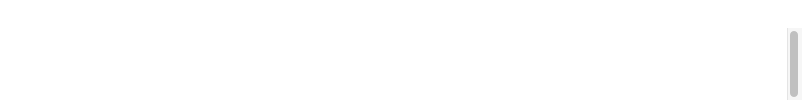
<?xml version="1.0" encoding="UTF-8"?>
<ui version="4.0">
 <class>TransfersWidget</class>
 <widget class="QWidget" name="TransfersWidget">
  <property name="geometry">
   <rect>
    <x>0</x>
    <y>0</y>
    <width>802</width>
    <height>100</height>
   </rect>
  </property>
  <property name="sizePolicy">
   <sizepolicy hsizetype="Expanding" vsizetype="Fixed">
    <horstretch>0</horstretch>
    <verstretch>0</verstretch>
   </sizepolicy>
  </property>
  <property name="minimumSize">
   <size>
    <width>0</width>
    <height>0</height>
   </size>
  </property>
  <property name="maximumSize">
   <size>
    <width>16777215</width>
    <height>16777215</height>
   </size>
  </property>
  <property name="windowTitle">
   <string/>
  </property>
  <property name="styleSheet">
   <string notr="true">#tvTransfers
{
    background-color: white;
    paint-alternating-row-colors-for-empty-area: false;
}

#sWidget, #wTableHeader
{
    background-color: white;
}

#wPauseResumeVisible
{
    width: 24px;
    min-width: 24px;
    max-width: 24px;
    height: 24px;
    min-height: 24px;
    max-height: 24px;
}

#wTableHeader QPushButton
{
	color: #666666;
	font-size: 12px;
    text-align: left;
	border: none;
	margin-right: 0;
    padding: 0;
}

#lHeaderStatus, #lHeaderTime
{
	color: #666666;
	font-size: 12px;
    text-align: left;
	border: none;
	margin-left: 0;
    padding: 0;
}


#lHeaderSpeed
{
	color: #666666;
	font-size: 12px;
    text-align: left;
	padding-left: 4px;
	margin-left 0;
	border: none;
}

TransferWidgetHeaderItem  QLabel
{
   color: #666666;
   font-size: 12px;
   text-align: left;
   border: none;
   margin-left: 0;
   padding: 0;
}
</string>
  </property>
  <layout class="QGridLayout" name="TransfersWidgetLayout">
   <property name="sizeConstraint">
    <enum>QLayout::SetDefaultConstraint</enum>
   </property>
   <property name="leftMargin">
    <number>0</number>
   </property>
   <property name="topMargin">
    <number>0</number>
   </property>
   <property name="rightMargin">
    <number>0</number>
   </property>
   <property name="bottomMargin">
    <number>0</number>
   </property>
   <property name="spacing">
    <number>0</number>
   </property>
   <item row="0" column="0">
    <widget class="QStackedWidget" name="sWidget">
     <property name="sizePolicy">
      <sizepolicy hsizetype="Expanding" vsizetype="Expanding">
       <horstretch>0</horstretch>
       <verstretch>0</verstretch>
      </sizepolicy>
     </property>
     <property name="minimumSize">
      <size>
       <width>0</width>
       <height>0</height>
      </size>
     </property>
     <property name="maximumSize">
      <size>
       <width>16777215</width>
       <height>16777215</height>
      </size>
     </property>
     <property name="currentIndex">
      <number>1</number>
     </property>
     <widget class="TransfersStateInfoWidget" name="pNoTransfers">
      <property name="sizePolicy">
       <sizepolicy hsizetype="Expanding" vsizetype="Expanding">
        <horstretch>0</horstretch>
        <verstretch>0</verstretch>
       </sizepolicy>
      </property>
      <property name="minimumSize">
       <size>
        <width>684</width>
        <height>0</height>
       </size>
      </property>
      <property name="maximumSize">
       <size>
        <width>16777215</width>
        <height>16777215</height>
       </size>
      </property>
      <layout class="QHBoxLayout" name="pNoTransfersLayout">
       <property name="spacing">
        <number>0</number>
       </property>
       <property name="leftMargin">
        <number>0</number>
       </property>
       <property name="topMargin">
        <number>0</number>
       </property>
       <property name="rightMargin">
        <number>0</number>
       </property>
       <property name="bottomMargin">
        <number>0</number>
       </property>
      </layout>
     </widget>
     <widget class="QWidget" name="pTransfers">
      <property name="sizePolicy">
       <sizepolicy hsizetype="Expanding" vsizetype="Expanding">
        <horstretch>0</horstretch>
        <verstretch>0</verstretch>
       </sizepolicy>
      </property>
      <property name="minimumSize">
       <size>
        <width>714</width>
        <height>0</height>
       </size>
      </property>
      <property name="maximumSize">
       <size>
        <width>16777215</width>
        <height>16777215</height>
       </size>
      </property>
      <layout class="QVBoxLayout" name="pTransfersLayout">
       <property name="spacing">
        <number>0</number>
       </property>
       <property name="leftMargin">
        <number>0</number>
       </property>
       <property name="topMargin">
        <number>0</number>
       </property>
       <property name="rightMargin">
        <number>0</number>
       </property>
       <property name="bottomMargin">
        <number>0</number>
       </property>
       <item>
        <widget class="QWidget" name="wTableHeader" native="true">
         <property name="minimumSize">
          <size>
           <width>0</width>
           <height>28</height>
          </size>
         </property>
         <property name="maximumSize">
          <size>
           <width>16777215</width>
           <height>28</height>
          </size>
         </property>
         <property name="styleSheet">
          <string notr="true"/>
         </property>
         <layout class="QHBoxLayout" name="wTableHeaderLayout" stretch="0,0,1,0,0,0,0,0,0,0">
          <property name="spacing">
           <number>0</number>
          </property>
          <property name="leftMargin">
           <number>24</number>
          </property>
          <property name="topMargin">
           <number>0</number>
          </property>
          <property name="rightMargin">
           <number>20</number>
          </property>
          <property name="bottomMargin">
           <number>0</number>
          </property>
          <item>
           <spacer name="horizontalSpacer">
            <property name="orientation">
             <enum>Qt::Horizontal</enum>
            </property>
            <property name="sizeType">
             <enum>QSizePolicy::Fixed</enum>
            </property>
            <property name="sizeHint" stdset="0">
             <size>
              <width>48</width>
              <height>0</height>
             </size>
            </property>
           </spacer>
          </item>
          <item>
           <spacer name="horizontalSpacer_2">
            <property name="orientation">
             <enum>Qt::Horizontal</enum>
            </property>
            <property name="sizeType">
             <enum>QSizePolicy::Fixed</enum>
            </property>
            <property name="sizeHint" stdset="0">
             <size>
              <width>8</width>
              <height>0</height>
             </size>
            </property>
           </spacer>
          </item>
          <item>
           <widget class="TransferWidgetHeaderItem" name="nameColumn" native="true">
            <property name="sizePolicy">
             <sizepolicy hsizetype="Expanding" vsizetype="Fixed">
              <horstretch>0</horstretch>
              <verstretch>0</verstretch>
             </sizepolicy>
            </property>
            <property name="minimumSize">
             <size>
              <width>110</width>
              <height>28</height>
             </size>
            </property>
            <property name="maximumSize">
             <size>
              <width>16777215</width>
              <height>28</height>
             </size>
            </property>
            <property name="title" stdset="0">
             <string>Name</string>
            </property>
            <property name="sortCriterion" stdset="0">
             <number>0</number>
            </property>
           </widget>
          </item>
          <item alignment="Qt::AlignLeft">
           <widget class="TransferWidgetHeaderItem" name="sizeColumn" native="true">
            <property name="sizePolicy">
             <sizepolicy hsizetype="Fixed" vsizetype="Fixed">
              <horstretch>0</horstretch>
              <verstretch>0</verstretch>
             </sizepolicy>
            </property>
            <property name="minimumSize">
             <size>
              <width>110</width>
              <height>28</height>
             </size>
            </property>
            <property name="maximumSize">
             <size>
              <width>110</width>
              <height>28</height>
             </size>
            </property>
            <property name="title" stdset="0">
             <string>Size</string>
            </property>
            <property name="sortCriterion" stdset="0">
             <number>1</number>
            </property>
           </widget>
          </item>
          <item alignment="Qt::AlignLeft">
           <widget class="TransferWidgetHeaderItem" name="speedColumn" native="true">
            <property name="sizePolicy">
             <sizepolicy hsizetype="Fixed" vsizetype="Fixed">
              <horstretch>0</horstretch>
              <verstretch>0</verstretch>
             </sizepolicy>
            </property>
            <property name="minimumSize">
             <size>
              <width>100</width>
              <height>28</height>
             </size>
            </property>
            <property name="maximumSize">
             <size>
              <width>100</width>
              <height>28</height>
             </size>
            </property>
            <property name="sortCriterion" stdset="0">
             <number>2</number>
            </property>
            <property name="title" stdset="0">
             <string>Speed</string>
            </property>
           </widget>
          </item>
          <item alignment="Qt::AlignLeft">
           <widget class="TransferWidgetHeaderItem" name="statusColumn" native="true">
            <property name="sizePolicy">
             <sizepolicy hsizetype="Fixed" vsizetype="Fixed">
              <horstretch>0</horstretch>
              <verstretch>0</verstretch>
             </sizepolicy>
            </property>
            <property name="minimumSize">
             <size>
              <width>110</width>
              <height>28</height>
             </size>
            </property>
            <property name="maximumSize">
             <size>
              <width>110</width>
              <height>28</height>
             </size>
            </property>
            <property name="sortCriterion" stdset="0">
             <number>3</number>
            </property>
            <property name="title" stdset="0">
             <string>Status</string>
            </property>
           </widget>
          </item>
          <item alignment="Qt::AlignLeft">
           <widget class="TransferWidgetHeaderItem" name="timeColumn" native="true">
            <property name="sizePolicy">
             <sizepolicy hsizetype="Fixed" vsizetype="Fixed">
              <horstretch>0</horstretch>
              <verstretch>0</verstretch>
             </sizepolicy>
            </property>
            <property name="minimumSize">
             <size>
              <width>120</width>
              <height>28</height>
             </size>
            </property>
            <property name="maximumSize">
             <size>
              <width>120</width>
              <height>28</height>
             </size>
            </property>
            <property name="sortCriterion" stdset="0">
             <number>4</number>
            </property>
            <property name="title" stdset="0">
             <string>Time Left</string>
            </property>
           </widget>
          </item>
          <item alignment="Qt::AlignLeft|Qt::AlignVCenter">
           <widget class="QPushButton" name="tPauseResumeVisible">
            <property name="minimumSize">
             <size>
              <width>24</width>
              <height>24</height>
             </size>
            </property>
            <property name="maximumSize">
             <size>
              <width>24</width>
              <height>24</height>
             </size>
            </property>
            <property name="cursor">
             <cursorShape>PointingHandCursor</cursorShape>
            </property>
            <property name="toolTip">
             <string>Pause or resume all selected transfers</string>
            </property>
            <property name="icon">
             <iconset resource="../Resources_win.qrc">
              <normaloff>:/images/lists_pause_all_ico.png</normaloff>
              <normalon>:/images/lists_resume_all_ico.png</normalon>:/images/lists_pause_all_ico.png</iconset>
            </property>
            <property name="iconSize">
             <size>
              <width>24</width>
              <height>24</height>
             </size>
            </property>
            <property name="checkable">
             <bool>true</bool>
            </property>
            <property name="autoRaise" stdset="0">
             <bool>false</bool>
            </property>
           </widget>
          </item>
          <item alignment="Qt::AlignLeft|Qt::AlignVCenter">
           <widget class="QPushButton" name="tCancelClearVisible">
            <property name="minimumSize">
             <size>
              <width>24</width>
              <height>24</height>
             </size>
            </property>
            <property name="maximumSize">
             <size>
              <width>24</width>
              <height>24</height>
             </size>
            </property>
            <property name="cursor">
             <cursorShape>PointingHandCursor</cursorShape>
            </property>
            <property name="toolTip">
             <string>Cancel all selected transfers</string>
            </property>
            <property name="icon">
             <iconset resource="../Resources_win.qrc">
              <normaloff>:/images/lists_cancel_all_ico.png</normaloff>:/images/lists_cancel_all_ico.png</iconset>
            </property>
            <property name="iconSize">
             <size>
              <width>24</width>
              <height>24</height>
             </size>
            </property>
           </widget>
          </item>
          <item>
           <spacer name="rightMargin">
            <property name="orientation">
             <enum>Qt::Horizontal</enum>
            </property>
            <property name="sizeHint" stdset="0">
             <size>
              <width>0</width>
              <height>0</height>
             </size>
            </property>
           </spacer>
          </item>
         </layout>
        </widget>
       </item>
       <item>
        <widget class="MegaTransferView" name="tvTransfers">
         <property name="sizePolicy">
          <sizepolicy hsizetype="Expanding" vsizetype="Expanding">
           <horstretch>0</horstretch>
           <verstretch>0</verstretch>
          </sizepolicy>
         </property>
         <property name="minimumSize">
          <size>
           <width>692</width>
           <height>0</height>
          </size>
         </property>
         <property name="maximumSize">
          <size>
           <width>16777215</width>
           <height>16777215</height>
          </size>
         </property>
         <property name="focusPolicy">
          <enum>Qt::StrongFocus</enum>
         </property>
         <property name="styleSheet">
          <string notr="true">QScrollBar:vertical
{
    background: #f6f6f6;
    width: 15px;
    border-left: 1px solid #E4E4E4;
}

QScrollBar::sub-line:vertical, QScrollBar::add-line:vertical
{
    border: none;
    background: none;
}

QScrollBar::handle:vertical
{
    background: #c0c0c0;
    min-height: 20px;
    border-radius: 4px;
    margin: 3px 4px 3px 2px;
}

QMenu
{
    border: 1px solid #B8B8B8;
   border-radius: 8px;
    background: #ffffff;
    padding-top: 16px;
    padding-bottom: 16px;
    padding-left: 8px;
    padding-right: 8px;
}

QMenu::item
{
  font-size: 14px;
  color: #333333;
background: transparent;
margin-top: 3px;
margin-bottom: 3px;
    padding-left: 16px;
    padding-right: 16px;
    margin-left: 16px;
    margin-right: 16px;
}

QMenu::item:selected
{
     font-weight: bold;  
}

QMenu::separator
{
    height: 1px;
	width: 164px;
	min-width: 164px;
	max-width: 164px;
    background-color: #EEEEEE;
    margin-top: 9px;
    margin-bottom: 9px;
}

QMenu::item:disabled
{
    background-color: #ffffff;
    color: rgba(119,119,119,0.3);
}

QMenu::item:default
{
  color: #F46265;
}</string>
         </property>
         <property name="frameShape">
          <enum>QFrame::NoFrame</enum>
         </property>
         <property name="verticalScrollBarPolicy">
          <enum>Qt::ScrollBarAlwaysOn</enum>
         </property>
         <property name="horizontalScrollBarPolicy">
          <enum>Qt::ScrollBarAlwaysOff</enum>
         </property>
         <property name="sizeAdjustPolicy">
          <enum>QAbstractScrollArea::AdjustToContents</enum>
         </property>
         <property name="autoScrollMargin">
          <number>16</number>
         </property>
         <property name="showDropIndicator" stdset="0">
          <bool>true</bool>
         </property>
         <property name="dragEnabled">
          <bool>true</bool>
         </property>
         <property name="dragDropMode">
          <enum>QAbstractItemView::InternalMove</enum>
         </property>
         <property name="alternatingRowColors">
          <bool>false</bool>
         </property>
         <property name="selectionMode">
          <enum>QAbstractItemView::ExtendedSelection</enum>
         </property>
         <property name="selectionBehavior">
          <enum>QAbstractItemView::SelectItems</enum>
         </property>
         <property name="verticalScrollMode">
          <enum>QAbstractItemView::ScrollPerPixel</enum>
         </property>
         <property name="indentation">
          <number>0</number>
         </property>
         <property name="rootIsDecorated">
          <bool>false</bool>
         </property>
         <property name="uniformRowHeights">
          <bool>true</bool>
         </property>
         <property name="animated">
          <bool>false</bool>
         </property>
         <attribute name="headerVisible">
          <bool>false</bool>
         </attribute>
        </widget>
       </item>
      </layout>
     </widget>
    </widget>
   </item>
  </layout>
 </widget>
 <customwidgets>
  <customwidget>
   <class>MegaTransferView</class>
   <extends>QTreeView</extends>
   <header>MegaTransferView.h</header>
  </customwidget>
  <customwidget>
   <class>TransfersStateInfoWidget</class>
   <extends>QWidget</extends>
   <header>TransfersStateInfoWidget.h</header>
   <container>1</container>
  </customwidget>
  <customwidget>
   <class>TransferWidgetHeaderItem</class>
   <extends>QWidget</extends>
   <header>TransferWidgetHeaderItem.h</header>
   <container>1</container>
  </customwidget>
 </customwidgets>
 <resources>
  <include location="../Resources_macx.qrc"/>
 </resources>
 <connections/>
</ui>
